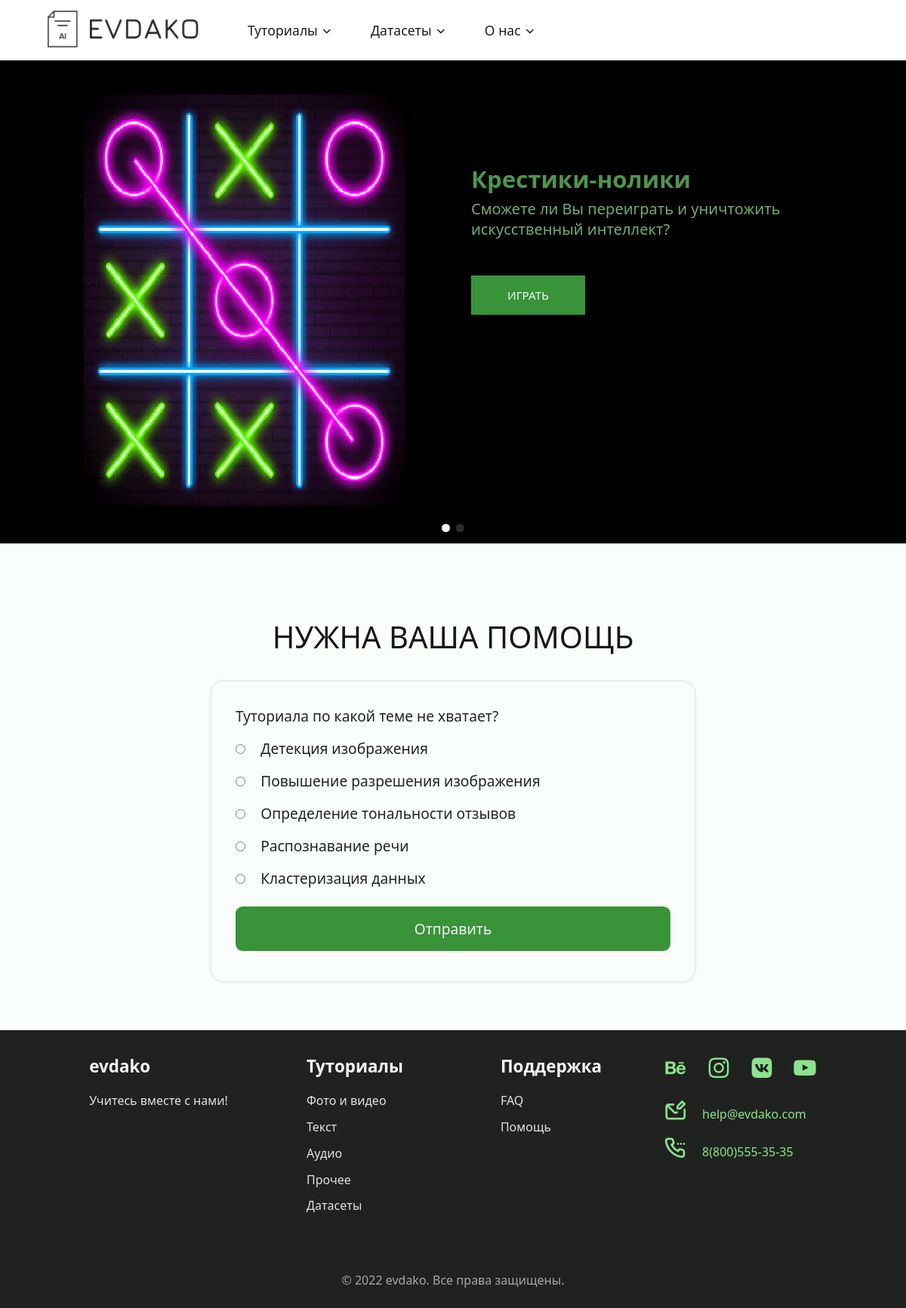
Screenshot of /in_future/ with the database file from the repository.
### tutorml/models.py (models this page shows, shortened)
class Question(models.Model):
    text = models.CharField("Текст вопроса", max_length=200)
    class Meta:
        verbose_name = "Вопрос"
        verbose_name_plural = "Вопросы"

class Choice(models.Model):
    question = models.ForeignKey(Question, on_delete=models.CASCADE)
    text = models.CharField("Текст выбора", max_length=200)
    votes = models.IntegerField("Голоса", default=0)
    class Meta:
        verbose_name = "Выбор"
        verbose_name_plural = "Выборы"

### tutorml/views.py (the view, shortened to what this page needs)
# urls.py: path("in_future/", views.in_future, name="in_future"),
def in_future(request):
    question = get_object_or_404(Question, pk=1)
    return render(request, "tutorml/in_future.html", {'question': question})

### tutorml/templates/tutorml/in_future.html (shortened to what this page needs)
{% extends 'tutorml/base.html' %}
{% load static %}
{% block links %}
<link rel="stylesheet" href="{% static 'tutorml/css/forms.css' %}">
{% endblock %}
{% block content %}
<section class="section">
    <h1 class="section_title">НУЖНА ВАША ПОМОЩЬ</h1>
    <form class="future_form" method="post">
        <label style="padding-bottom: 1rem;">{{ question.text }}</label>
        {% for choice in question.choice_set.all %}
        <div class="input-parent sub-parent">
            <input type="radio" class="radio" name="choice" id="choice{{ forloop.counter }}" value="{{ choice.id }}">
            <label class="label" for="choice{{ forloop.counter }}">{{ choice.text }}</label>
        </div>
        {% endfor %}
        <button type="submit">Отправить</button>
    </form>
</section>
{% endblock %}

### tutorml/static/tutorml/css/forms.css (style rules this page uses)
* { margin: 0; padding: 0; box-sizing: border-box; }
.subscribe_form, .future_form, .form_predict_lang, .form_classify_img { margin-left: auto; margin-right: auto; width: 60rem; padding: 2rem; border-radius: 1rem; box-shadow: 0 0 .25rem rgba(0, 0, 0, .2); }
.future_form { width: 40rem; }
.input-parent { display: block; margin-bottom: 1rem; }
label { display: block; font-size: 1.2rem; font-weight: 400; color: #222422; }
::-webkit-file-upload-button, button { font-family: var(--font-family); font-weight: 500; margin-top: .5rem; margin-bottom: .5rem; padding: 1rem; font-size: 1.2rem; width: 100%; border: none; color: whitesmoke; background-color: hsl(120, 44%, 40%); border-radius: .6rem; transition: .3s; cursor: pointer; }
.label { cursor: pointer; padding-left: 1rem; display: inline; }
input[type="checkbox"], input[type="radio"] { cursor: pointer; }

### tutorml/static/tutorml/css/style.css (style rules this page uses)
:root { --font-family: "Segoe UI", Roboto, "Helvetica Neue", Arial, sans-serif; }
* { box-sizing: border-box; padding: 0; margin: 0; }
body { margin: 5rem 0 0 0; font-family: var(--font-family); font-weight: 500; line-height: normal; background-color: rgb(250, 254, 251); color: #19171a; overflow: overlay; }
.section { padding: 2rem 1rem 4rem; margin-left: 8vw; margin-right: 8vw; }
.section_title { font-weight: 400; font-size: 2.5rem; text-align: center; margin-bottom: 2rem; }
.section_title, .section_subtitle { text-align: center; }

### rows the page displays
Question: text "Туториала по какой теме не хватает?"
Choice: text "Детекция изображения"
Choice: text "Повышение разрешения изображения"
Choice: text "Определение тональности отзывов"
Choice: text "Распознавание речи"
Choice: text "Кластеризация данных"
